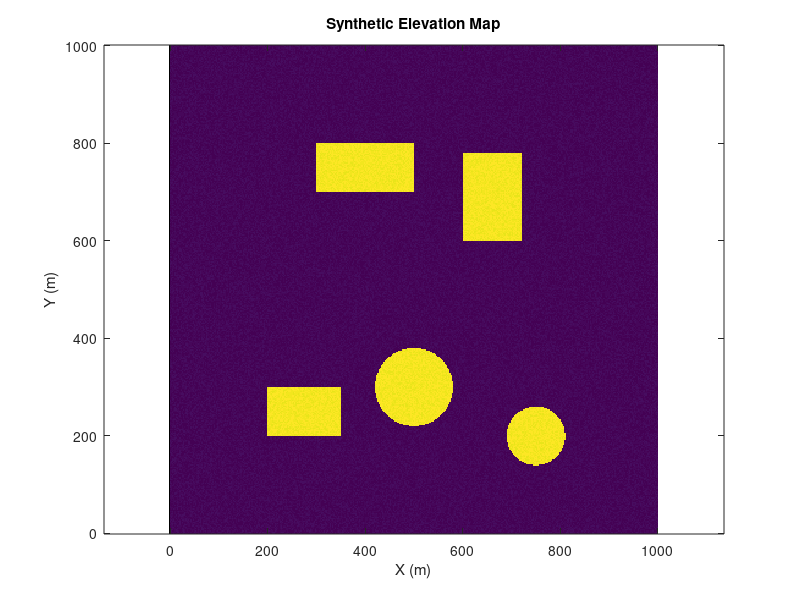

MATLAB code to generate this figure: (Note: this script raises an error after producing the figure.)
% Synthetic map creation for path planning
close all; clc;

% Workflow for this code:
% 1. Generating a synthetic map 
% 2. Defining a local coordinate grid (in 'm')
% 3. Obstacle detection
% 4. Cost map creation for A* path-planning algo

% creating synthetic map 
n = 400; %grid size
L = 1000; 
x = linspace(0, L, n); y = linspace(0, L, n);
[X, Y] = meshgrid(linspace(0,L,n), linspace(0,L,n));

% terrain (random peaks)
Agray = 0.2 + 0.02*rand(size(X));

% rectangle objects
BW = false(size(Agray));
rects = [200 200 150 100; 600 600 120 180; 300 700 200 100];

for i = 1:size(rects,1)
    x1 = rects(i,1); y1 = rects(i,2);
    w = rects(i,3); h = rects(i,4);
    BW(Y > y1 & Y < y1+h & X > x1 & X < x1+w) = true;
end

% Circle objects
circles = [500 300 80; 750 200 60];
for i = 1:size(circles,1)
    cx = circles(i,1); cy = circles(i,2); r = circles(i,3);
    BW((X-cx).^2 + (Y-cy).^2 < r^2) = true;
end

% elevation for objects
Agray(BW) = Agray(BW) + 0.5;
Agray = (Agray - min(Agray(:))) / (max(Agray(:)) - min(Agray(:))); % normalise

% plotting the synthetic map
figure;
imagesc(x, y, Agray);
%set(gca, 'YDir', 'normal');
axis equal tight xy;
xlabel('X (m)'); ylabel('Y (m)');
title('Synthetic Elevation Map')
colormap("parula"); colorbar;

% binary obstacle map
figure;
imshow(BW);
title("Binary Obstacle Map");

% path planning cost map 
costMap = ones(size(Agray));
costMap(BW) = inf; % for impassable zones
costMap = costMap + 3*Agray;

figure;
imagesc(x, y, costMap)
set(gca, 'YDir', 'normal');
axis equal tight; colorbar;
xlabel('Easting (m)');
ylabel('Northing (m)');
title('Path planning Cost Map');
